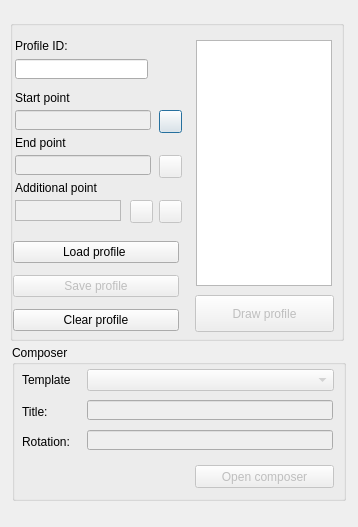
<?xml version="1.0" encoding="UTF-8"?>
<ui version="4.0">
 <class>draw_profile</class>
 <widget class="QDialog" name="draw_profile">
  <property name="geometry">
   <rect>
    <x>0</x>
    <y>0</y>
    <width>358</width>
    <height>527</height>
   </rect>
  </property>
  <property name="windowTitle">
   <string>Draw profile</string>
  </property>
  <property name="modal">
   <bool>false</bool>
  </property>
  <widget class="QGroupBox" name="groupBox">
   <property name="geometry">
    <rect>
     <x>10</x>
     <y>20</y>
     <width>334</width>
     <height>321</height>
    </rect>
   </property>
   <property name="title">
    <string/>
   </property>
   <widget class="QLabel" name="label">
    <property name="geometry">
     <rect>
      <x>5</x>
      <y>70</y>
      <width>111</width>
      <height>16</height>
     </rect>
    </property>
    <property name="text">
     <string>Start point</string>
    </property>
   </widget>
   <widget class="QLabel" name="label_2">
    <property name="geometry">
     <rect>
      <x>5</x>
      <y>115</y>
      <width>91</width>
      <height>16</height>
     </rect>
    </property>
    <property name="text">
     <string>End point</string>
    </property>
   </widget>
   <widget class="QLineEdit" name="end_point">
    <property name="enabled">
     <bool>false</bool>
    </property>
    <property name="geometry">
     <rect>
      <x>5</x>
      <y>135</y>
      <width>136</width>
      <height>20</height>
     </rect>
    </property>
   </widget>
   <widget class="QPushButton" name="btn_add_start_point">
    <property name="geometry">
     <rect>
      <x>149</x>
      <y>90</y>
      <width>23</width>
      <height>23</height>
     </rect>
    </property>
    <property name="text">
     <string/>
    </property>
    <property name="icon">
     <iconset>
      <normaloff>../icons/111.png</normaloff>../icons/111.png</iconset>
    </property>
    <property name="iconSize">
     <size>
      <width>16</width>
      <height>16</height>
     </size>
    </property>
   </widget>
   <widget class="QPushButton" name="btn_add_end_point">
    <property name="enabled">
     <bool>false</bool>
    </property>
    <property name="geometry">
     <rect>
      <x>149</x>
      <y>135</y>
      <width>23</width>
      <height>23</height>
     </rect>
    </property>
    <property name="text">
     <string/>
    </property>
    <property name="icon">
     <iconset>
      <normaloff>../icons/111.png</normaloff>../icons/111.png</iconset>
    </property>
   </widget>
   <widget class="QLineEdit" name="start_point">
    <property name="enabled">
     <bool>false</bool>
    </property>
    <property name="geometry">
     <rect>
      <x>5</x>
      <y>90</y>
      <width>136</width>
      <height>20</height>
     </rect>
    </property>
   </widget>
   <widget class="QLabel" name="label_3">
    <property name="geometry">
     <rect>
      <x>5</x>
      <y>18</y>
      <width>121</width>
      <height>16</height>
     </rect>
    </property>
    <property name="text">
     <string>Profile ID:</string>
    </property>
   </widget>
   <widget class="QLineEdit" name="profile_id">
    <property name="geometry">
     <rect>
      <x>5</x>
      <y>39</y>
      <width>133</width>
      <height>20</height>
     </rect>
    </property>
   </widget>
   <widget class="QListWidget" name="list_additional_points">
    <property name="enabled">
     <bool>false</bool>
    </property>
    <property name="geometry">
     <rect>
      <x>5</x>
      <y>180</y>
      <width>106</width>
      <height>21</height>
     </rect>
    </property>
   </widget>
   <widget class="QPushButton" name="btn_delete_additional_point">
    <property name="enabled">
     <bool>false</bool>
    </property>
    <property name="geometry">
     <rect>
      <x>149</x>
      <y>180</y>
      <width>23</width>
      <height>23</height>
     </rect>
    </property>
    <property name="text">
     <string/>
    </property>
    <property name="icon">
     <iconset>
      <normaloff>../icons/112.png</normaloff>../icons/112.png</iconset>
    </property>
   </widget>
   <widget class="QPushButton" name="btn_draw">
    <property name="enabled">
     <bool>false</bool>
    </property>
    <property name="geometry">
     <rect>
      <x>185</x>
      <y>275</y>
      <width>139</width>
      <height>37</height>
     </rect>
    </property>
    <property name="text">
     <string>Draw profile</string>
    </property>
   </widget>
   <widget class="QListWidget" name="tbl_list_arc">
    <property name="geometry">
     <rect>
      <x>186</x>
      <y>20</y>
      <width>136</width>
      <height>246</height>
     </rect>
    </property>
   </widget>
   <widget class="QWidget" name="verticalLayoutWidget">
    <property name="geometry">
     <rect>
      <x>3</x>
      <y>215</y>
      <width>166</width>
      <height>103</height>
     </rect>
    </property>
    <layout class="QVBoxLayout" name="verticalLayout">
     <item>
      <widget class="QPushButton" name="btn_load_profile">
       <property name="text">
        <string>Load profile </string>
       </property>
      </widget>
     </item>
     <item>
      <widget class="QPushButton" name="btn_save_profile">
       <property name="enabled">
        <bool>false</bool>
       </property>
       <property name="text">
        <string>Save profile</string>
       </property>
      </widget>
     </item>
     <item>
      <widget class="QPushButton" name="btn_clear_profile">
       <property name="text">
        <string>Clear profile</string>
       </property>
      </widget>
     </item>
    </layout>
   </widget>
  </widget>
  <widget class="QGroupBox" name="groupBox_3">
   <property name="geometry">
    <rect>
     <x>12</x>
     <y>345</y>
     <width>334</width>
     <height>156</height>
    </rect>
   </property>
   <property name="title">
    <string>Composer</string>
   </property>
   <widget class="QComboBox" name="cbx_template">
    <property name="enabled">
     <bool>false</bool>
    </property>
    <property name="geometry">
     <rect>
      <x>75</x>
      <y>24</y>
      <width>247</width>
      <height>22</height>
     </rect>
    </property>
   </widget>
   <widget class="QLabel" name="label_5">
    <property name="geometry">
     <rect>
      <x>10</x>
      <y>27</y>
      <width>61</width>
      <height>16</height>
     </rect>
    </property>
    <property name="text">
     <string>Template</string>
    </property>
   </widget>
   <widget class="QPushButton" name="btn_export_pdf">
    <property name="enabled">
     <bool>false</bool>
    </property>
    <property name="geometry">
     <rect>
      <x>183</x>
      <y>120</y>
      <width>139</width>
      <height>23</height>
     </rect>
    </property>
    <property name="text">
     <string>Open composer</string>
    </property>
   </widget>
   <widget class="QLineEdit" name="title">
    <property name="enabled">
     <bool>false</bool>
    </property>
    <property name="geometry">
     <rect>
      <x>75</x>
      <y>55</y>
      <width>246</width>
      <height>20</height>
     </rect>
    </property>
   </widget>
   <widget class="QLabel" name="label_4">
    <property name="geometry">
     <rect>
      <x>10</x>
      <y>60</y>
      <width>47</width>
      <height>13</height>
     </rect>
    </property>
    <property name="text">
     <string>Title:</string>
    </property>
   </widget>
   <widget class="QLabel" name="label_7">
    <property name="geometry">
     <rect>
      <x>10</x>
      <y>90</y>
      <width>47</width>
      <height>13</height>
     </rect>
    </property>
    <property name="text">
     <string>Rotation:</string>
    </property>
   </widget>
   <widget class="QLineEdit" name="rotation">
    <property name="enabled">
     <bool>false</bool>
    </property>
    <property name="geometry">
     <rect>
      <x>75</x>
      <y>85</y>
      <width>246</width>
      <height>20</height>
     </rect>
    </property>
   </widget>
  </widget>
  <widget class="QPushButton" name="btn_add_additional_point">
   <property name="enabled">
    <bool>false</bool>
   </property>
   <property name="geometry">
    <rect>
     <x>130</x>
     <y>200</y>
     <width>23</width>
     <height>23</height>
    </rect>
   </property>
   <property name="text">
    <string/>
   </property>
   <property name="icon">
    <iconset>
     <normaloff>../icons/111.png</normaloff>../icons/111.png</iconset>
   </property>
  </widget>
  <widget class="QLabel" name="label_6">
   <property name="geometry">
    <rect>
     <x>15</x>
     <y>180</y>
     <width>91</width>
     <height>16</height>
    </rect>
   </property>
   <property name="text">
    <string>Additional point</string>
   </property>
  </widget>
 </widget>
 <tabstops>
  <tabstop>profile_id</tabstop>
  <tabstop>start_point</tabstop>
  <tabstop>btn_add_start_point</tabstop>
  <tabstop>end_point</tabstop>
  <tabstop>btn_add_end_point</tabstop>
  <tabstop>list_additional_points</tabstop>
  <tabstop>btn_add_additional_point</tabstop>
  <tabstop>btn_delete_additional_point</tabstop>
  <tabstop>btn_load_profile</tabstop>
  <tabstop>btn_save_profile</tabstop>
  <tabstop>btn_clear_profile</tabstop>
  <tabstop>btn_draw</tabstop>
  <tabstop>cbx_template</tabstop>
  <tabstop>title</tabstop>
  <tabstop>rotation</tabstop>
  <tabstop>btn_export_pdf</tabstop>
  <tabstop>tbl_list_arc</tabstop>
 </tabstops>
 <resources/>
 <connections/>
</ui>
